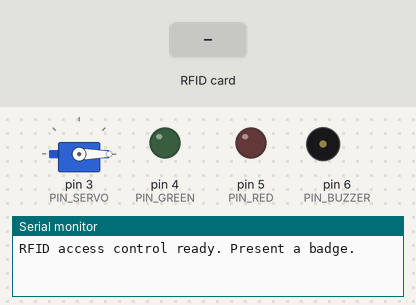
A sketch run on a simulated Arduino Uno, built with avr-gcc and run on an emulated ATmega328P. Shown: servo, output pins drawn as LEDs (lit = HIGH), buzzer (waves = sounding), the last lines printed to the serial monitor. The test bench sets the inputs (shaded band). Pins used as bus, display or sensor lines are not drawn.

Above: at 1.2 s.
1.3 s: RFID card 5E 7A 19 C4 held to the reader
At 1.4 s:
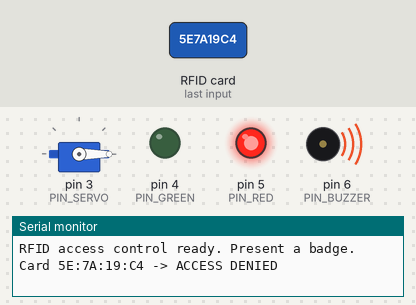
3.1 s: RFID card DE AD BE EF held to the reader
At 3.5 s:
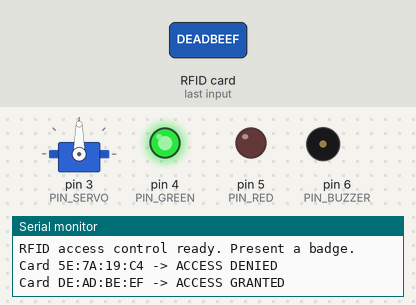
4.6 s: RFID card 12 34 56 78 held to the reader
At 10.6 s:
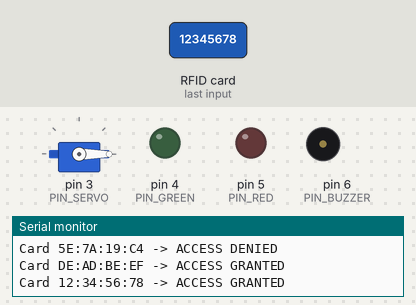
Timing chart, 0 to 12.1 s (numbered marks = the images above; inputs shaded):
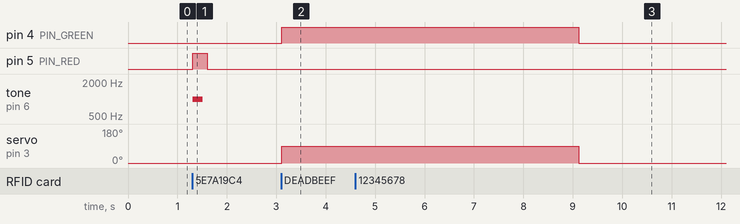

The sketch:

rfid_access_control.ino
```cpp
// RFID access control with an Arduino Uno and an MFRC522 (RC522) reader.
// Green LED + servo "door" for an authorised badge, red LED + buzzer for a refused one.
// Library: MFRC522 by GithubCommunity (Arduino Library Manager). Servo is built in.

#include <SPI.h>
#include <MFRC522.h>
#include <Servo.h>
#include "access_logic.h"

const uint8_t PIN_SS = 10, PIN_RST = 9;          // RC522 SDA(SS) and RST
const uint8_t PIN_GREEN = 4, PIN_RED = 5, PIN_BUZZER = 6, PIN_SERVO = 3;
const int SERVO_CLOSED = 0, SERVO_OPEN = 90;
const unsigned long DOOR_OPEN_MS = 3000UL;

// Replace with your badges' UIDs (printed on the Serial Monitor when a card is read).
const CardUid ALLOW_LIST[] = {
  {4, {0xDE, 0xAD, 0xBE, 0xEF}},
  {4, {0x12, 0x34, 0x56, 0x78}},
};
const size_t ALLOW_COUNT = sizeof(ALLOW_LIST) / sizeof(ALLOW_LIST[0]);

MFRC522 reader(PIN_SS, PIN_RST);
Servo door;
Lockout lockout = {0, 0};
CardUid lastUid = {0, {0}};
unsigned long lastReadAt = 0;

void printUid(const CardUid &uid) {
  for (uint8_t i = 0; i < uid.len; i++) {
    if (uid.bytes[i] < 0x10) Serial.print('0');
    Serial.print(uid.bytes[i], HEX);
    if (i + 1 < uid.len) Serial.print(':');
  }
}

void grant() {
  digitalWrite(PIN_GREEN, HIGH);
  door.write(SERVO_OPEN);
  delay(DOOR_OPEN_MS);
  door.write(SERVO_CLOSED);
  digitalWrite(PIN_GREEN, LOW);
}

void refuse(unsigned int beeps) {
  for (unsigned int i = 0; i < beeps; i++) {
    digitalWrite(PIN_RED, HIGH);
    tone(PIN_BUZZER, 1000, 200);
    delay(300);
    digitalWrite(PIN_RED, LOW);
    delay(150);
  }
}

void setup() {
  Serial.begin(9600);
  SPI.begin();
  reader.PCD_Init();
  reader.PCD_SetAntennaGain(reader.RxGain_max);  // better range: reading was sensitive to distance
  pinMode(PIN_GREEN, OUTPUT);
  pinMode(PIN_RED, OUTPUT);
  pinMode(PIN_BUZZER, OUTPUT);
  door.attach(PIN_SERVO);
  door.write(SERVO_CLOSED);
  Serial.println(F("RFID access control ready. Present a badge."));
}

void loop() {
  if (!reader.PICC_IsNewCardPresent() || !reader.PICC_ReadCardSerial()) return;

  CardUid uid = {0, {0}};
  uid.len = reader.uid.size > MAX_UID_LEN ? MAX_UID_LEN : reader.uid.size;
  for (uint8_t i = 0; i < uid.len; i++) uid.bytes[i] = reader.uid.uidByte[i];
  reader.PICC_HaltA();
  reader.PCD_StopCrypto1();

  unsigned long now = millis();
  if (isRepeatRead(uid, lastUid, now, lastReadAt)) return;
  lastUid = uid;
  lastReadAt = now;

  Serial.print(F("Card "));
  printUid(uid);

  if (isLocked(lockout, now)) {
    Serial.println(F(" -> LOCKED (too many refused cards)"));
    refuse(1);
    return;
  }

  bool ok = isAuthorized(uid, ALLOW_LIST, ALLOW_COUNT);
  recordResult(lockout, ok, now);
  if (ok) {
    Serial.println(F(" -> ACCESS GRANTED"));
    grant();
  } else {
    Serial.println(F(" -> ACCESS DENIED"));
    refuse(isLocked(lockout, now) ? 3 : 1);
  }
}
```

access_logic.h
```cpp
// Pure access-control logic, no Arduino dependency, so it can be unit-tested on a PC.
#ifndef ACCESS_LOGIC_H
#define ACCESS_LOGIC_H

#include <stdint.h>
#include <stddef.h>

#define MAX_UID_LEN 10   // MIFARE UIDs are 4, 7 or 10 bytes

struct CardUid {
  uint8_t len;
  uint8_t bytes[MAX_UID_LEN];
};

// Constant-time comparison of two UIDs (same work whatever byte differs).
inline bool uidEquals(const CardUid &a, const CardUid &b) {
  if (a.len != b.len || a.len == 0 || a.len > MAX_UID_LEN) return false;
  uint8_t diff = 0;
  for (uint8_t i = 0; i < a.len; i++) diff |= (uint8_t)(a.bytes[i] ^ b.bytes[i]);
  return diff == 0;
}

inline bool isAuthorized(const CardUid &uid, const CardUid *allowList, size_t count) {
  bool found = false;
  for (size_t i = 0; i < count; i++) found |= uidEquals(uid, allowList[i]);  // no early exit
  return found;
}

// Lockout after too many refused cards in a row, to slow down brute force with random cards.
struct Lockout {
  uint8_t failures;
  unsigned long lockedUntil;  // millis()
};

const uint8_t MAX_FAILURES = 3;
const unsigned long LOCKOUT_MS = 30000UL;

inline bool isLocked(const Lockout &l, unsigned long now) { return now < l.lockedUntil; }

inline void recordResult(Lockout &l, bool granted, unsigned long now) {
  if (granted) { l.failures = 0; return; }
  if (++l.failures >= MAX_FAILURES) { l.failures = 0; l.lockedUntil = now + LOCKOUT_MS; }
}

// Ignore the same card read again within this window (the reader sees it several times).
const unsigned long DEBOUNCE_MS = 1500UL;

inline bool isRepeatRead(const CardUid &uid, const CardUid &last, unsigned long now, unsigned long lastTime) {
  return uidEquals(uid, last) && (now - lastTime) < DEBOUNCE_MS;
}

#endif
```

Measured:
- after the input at 1.3 s, pin 5 (PIN_RED): LOW → HIGH at once, → LOW 0.30 s later; tone on pin 6 (PIN_BUZZER): silent → 1000 Hz at once, → silent 0.20 s later
- after the input at 3.1 s, pin 4 (PIN_GREEN): LOW → HIGH at once; servo on pin 3 (PIN_SERVO): 0° → 90° at once
- after the input at 4.6 s, pin 4 (PIN_GREEN): HIGH → LOW after 4.5 s instead of 1.5 s; servo on pin 3 (PIN_SERVO): 90° → 0° after 4.5 s instead of 1.5 s
